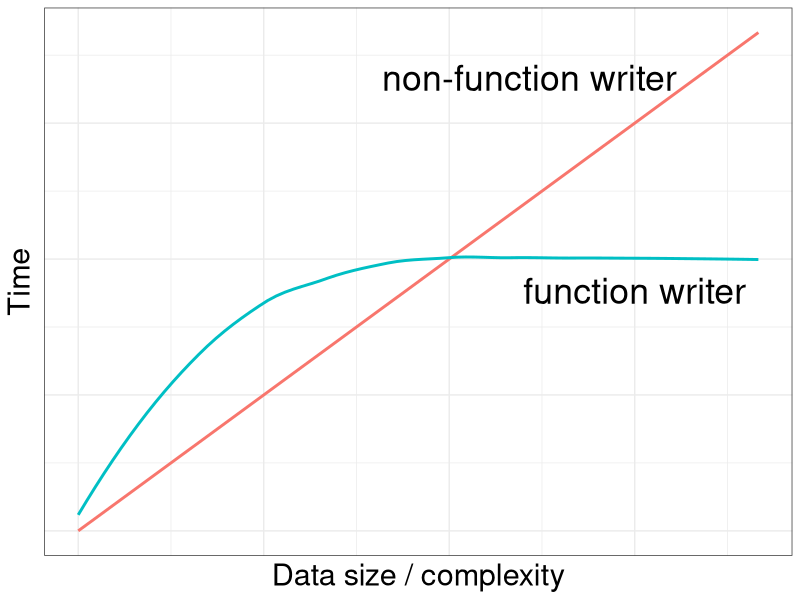

Write the R code that produced this figure.
## ---- chunk 1
library(ggplot2);library(reshape2)
Y.axis <- c(0:11)
fun.user <- c(0:11)
fun.writer <- c(0,3,4,5,5.5,6,6,6,6,6,6,6)
df <- as.data.frame(cbind(Y.axis, fun.user, fun.writer))
dfn <- melt(df, id="Y.axis")
ggplot(dfn, aes(x=Y.axis, y=value, colour=variable))+
  geom_smooth(se=F)+
  ylab("Time")+xlab("Data size / complexity")+
  theme_bw()+
  theme(legend.position="none", axis.ticks=element_blank(), axis.text=element_blank(),
        axis.title=element_text(size=22))+
  annotate("text", x=7.3, y=10, label="non-function writer", size=9)+
  annotate("text", x=9, y=5.3, label="function writer", size=9)

## ---- chunk 2
fecundity <- function(L){
  y <- 0.002*(L^3)
  return(y)
}
## ---- chunk 3
fecundity(36)
## ---- chunk 4
fecundity <- function(L, a, b){
  y <- a*(L^b)
  return(y)
}
## ---- chunk 5
fecundity(L=36, a=0.002, b=3)
## ---- chunk 6
fecundity(L=36, a=0.2, b=3)
## ---- chunk 7
myFunction <- function(method="A"){
  
  if(method=="A"){
    #Analyze data in this way
  
  }else if(method=="B"){
    #Analyze data in that way
  
  }else if(method=="C"){
    #Analzye data in that way
    
  }
}
